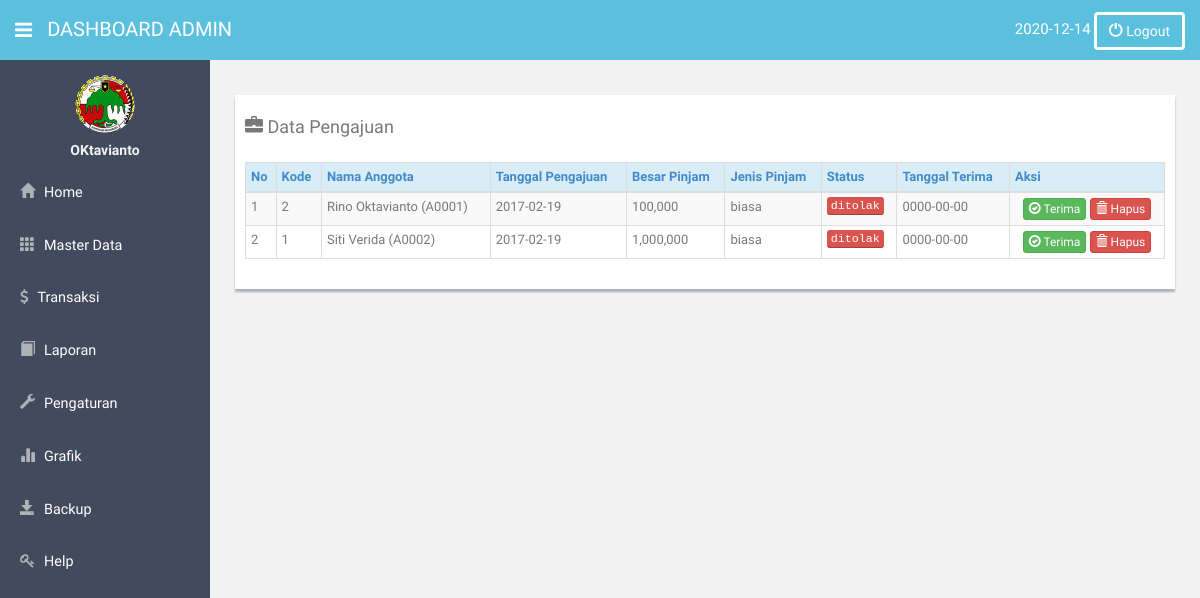
/index.php?pilih=4.4&aksi=admin (signed in), run on the app's committed database.
### tables this page shows
CREATE TABLE `t_pengajuan` (
  `kode_pengajuan` int(4) NOT NULL AUTO_INCREMENT,
  `tgl_pengajuan` date NOT NULL,
  `kode_anggota` varchar(10) NOT NULL,
  `kode_jenis_pinjam` varchar(10) NOT NULL,
  `besar_pinjam` int(11) NOT NULL,
  `tgl_acc` date NOT NULL,
  `status` varchar(12) NOT NULL,
  PRIMARY KEY (`kode_pengajuan`)
);

CREATE TABLE `t_anggota` (
  `kode_anggota` char(5) NOT NULL,
  `kode_tabungan` int(11) NOT NULL,
  `nama_anggota` varchar(50) NOT NULL,
  `alamat_anggota` varchar(100) NOT NULL,
  `jenis_kelamin` varchar(10) NOT NULL,
  `pekerjaan` varchar(50) NOT NULL,
  `tgl_masuk` date NOT NULL,
  `telp` varchar(12) NOT NULL,
  `tempat_lahir` varchar(20) NOT NULL,
  `tgl_lahir` date NOT NULL,
  `status` varchar(10) NOT NULL,
  `u_entry` varchar(50) NOT NULL,
  `tgl_entri` date NOT NULL,
  PRIMARY KEY (`kode_anggota`)
);

CREATE TABLE `t_jenis_pinjam` (
  `kode_jenis_pinjam` char(5) NOT NULL,
  `nama_pinjaman` varchar(50) NOT NULL,
  `lama_angsuran` int(11) NOT NULL,
  `maks_pinjam` double NOT NULL,
  `bunga` float NOT NULL,
  `u_entry` varchar(50) NOT NULL,
  `tgl_entri` date NOT NULL,
  PRIMARY KEY (`kode_jenis_pinjam`)
);

### pengajuan/pengajuan.php (the view, shortened to what this page needs)
<?php
$aksi=$_GET['aksi'];
if($aksi=='admin')
{
 ?>
<div class="row mt">
 <div class="col-lg-12">
  <div class="form-panel"">
   <h4 class="mb"><span class='glyphicon glyphicon-briefcase'></span> Data Pengajuan</h4>
   <form class="form-inline" role="form">
  <table class="table table-bordered table-striped table-condensed">
    <thead>
    <tr class="info">
             <th><a href="#">No</a></th>
             <th><a href="#">Kode</a></th>
             <th><a href="#">Nama Anggota</a></th>
             <th><a href="#">Tanggal Pengajuan</a></th>
             <th><a href="#">Besar Pinjam</a></th>
             <th><a href="#">Jenis Pinjam</a></th>
             <th><a href="#">Status</a></th>
             <th><a href="#">Tanggal Terima</a></th>
             <th><a>Aksi</a></th>
        </tr>
    </thead><tbody>
<?php
    $sqlku=mysql_query("SELECT * from t_pengajuan order by kode_pengajuan desc");
  $no=1;
  while($data=mysql_fetch_array($sqlku)){
?>
      <tr>
      <td><?php echo $no;?></td>
      <td><?php echo $data['kode_pengajuan'];?></td>
      <?php
      $isi=$data['kode_anggota'];
       $ang=mysql_fetch_array(mysql_query("SELECT * from t_anggota where kode_anggota='$isi'")); ?>
      <td><?php echo $ang['nama_anggota'];?> (<?php echo $isi;?>)</td>
      <td><?php echo $data['tgl_pengajuan'];?></td>
      <td><?php echo number_format($data['besar_pinjam']);?></td>
      <?php $rr=$data['kode_jenis_pinjam'];?>
    <?php $oo=mysql_fetch_array(mysql_query("SELECT*from t_jenis_pinjam where kode_jenis_pinjam='$rr'"));?>
      <td><?php echo $oo['nama_pinjaman'];?></td>
      <td><kbd style="background-color:#d9534f;"><?php echo $data['status'];?></kbd></td>
      <td><?php echo $data['tgl_acc'];?></td>
       <?php if($data['status']=='ditolak')
      {?>
        <td align="center">
        <a class="btn btn-success btn-xs" href="pengajuan/proses_pengajuan.php?proses=terima&kode_anggota=<?php echo $isi;?>&kode_pengajuan=<?php echo $data['kode_pengajuan'];?>"><i class="glyphicon glyphicon-ok-circle"></i> Terima</a>
        <a class="btn btn-danger btn-xs" href="pengajuan/proses_pengajuan.php?proses=hapus&kode_anggota=<?php echo $isi;?>&kode_pengajuan=<?php echo $data['kode_pengajuan'];?>"><i class="glyphicon glyphicon-trash"></i> Hapus</a>
        </td>
        <?php } ?>
        </tr>
<?php
  $no++;}
?>
</tbody></table></div></form>
</div>
</div>
<?php }
?>

### index.php (shortened to what this page needs)
<?php
	if(empty($_SESSION['kopname'])||empty($_SESSION['level'])){	?>
		<script>
    alert("Anda Harus Login Dahulu");
    window.location="login/login.php";
    </script>
    <?php
	}else
    {
    $pilih=$_GET['pilih'];
      switch($pilih){
        case "4.4"  : $tampil = "pengajuan/pengajuan.php"; break;
      }
?>
<!DOCTYPE html PUBLIC "-//W3C//DTD XHTML 1.0 Transitional//EN" "http://www.w3.org/TR/xhtml1/DTD/xhtml1-transitional.dtd">
<html xmlns="http://www.w3.org/1999/xhtml">
<head>
    <link href="Theme/assets/css/bootstrap.css" rel="stylesheet">
    <link href="Theme/assets/font-awesome/css/font-awesome.css" rel="stylesheet" />
    <link rel="stylesheet" type="text/css" href="Theme/assets/css/zabuto_calendar.css">
    <link rel="stylesheet" type="text/css" href="Theme/assets/js/gritter/css/jquery.gritter.css" />
    <link rel="stylesheet" type="text/css" href="Theme/assets/lineicons/style.css">
    <link href="Theme/assets/css/style.css" rel="stylesheet">
    <link href="Theme/assets/css/style-responsive.css" rel="stylesheet">
  </head>
</head>
<body>
<section id="container" >
      <?php
      if($_SESSION['level']=='admin')
      {
        echo '<header class="header" style="background-color:#5bc0de;">';
      }
      else if($_SESSION['level']=='operator')
      {
        echo '<header class="header" style="background-color:#5cb85c;">';
      }
      ?>
              <div class="sidebar-toggle-box" style="color:#fff;">
                  <div class="fa fa-bars tooltips" data-placement="right" data-original-title="Toggle Navigation"></div>
              </div>
            <a href="#" class="logo">Dashboard <?php echo $_SESSION['level'];?></a>
            <div class="top-menu">
              <ul style="float:right; margin-top:12px;">
                    <li>
                  <span style="font-size:15px;color:#FFF;"><?php echo date("Y-m-d"); ?></span>
                  <a class="logout" href="login/proses_logout.php">
                <?php
                      if($_SESSION['level']=='admin')
                      {
                        echo '<button class="btn btn-info" style="border:3px solid #fff;"><span class="glyphicon glyphicon-off"></span> Logout</button>';
                      }
                      else if($_SESSION['level']=='operator')
                      {
                        echo '<button class="btn btn-success" style="border:3px solid #fff;"><span class="glyphicon glyphicon-off"></span> Logout</button>';
                      }
                 ?>
                  </a></li>
              </ul>
            </div>
        </header>
      <aside>
          <div id="sidebar"  class="nav-collapse ">
              <?php
              if($_SESSION['level']=='admin')
              {
                ?>
                  <ul class="sidebar-menu" id="nav-accordion">
                  <p class="centered"><a href="#"><img src="logo_kop.gif" class="img-circle" width="60"></a></p>
                  <h5 class="centered"><?php echo $_SESSION['kopname'];?></h5>
                  <li class="sub-menu">
                      <a href="index.php?pilih=home">
                          <i class="glyphicon glyphicon-home"></i>
                          <span style="font-size:120%; color:#fff;">Home</span>
                      </a>
                  </li>
                  <li class="sub-menu">
                      <a href="javascript:;" >
                          <i class="glyphicon glyphicon-th"></i>
                          <span style="font-size:120%; color:#fff;">Master Data</span>
                      </a>
                  </li>
                  <li class="sub-menu">
                      <a href="index.php?pilih=2.1">
                          <i class="fa fa-dollar"></i>
                          <span style="font-size:120%; color:#fff;">Transaksi</span>
                      </a>
                  </li>
                  <li class="sub-menu">
                      <a href="javascript:;" >
                          <i class="glyphicon glyphicon-book"></i>
                          <span style="font-size:120%; color:#fff;">Laporan</span>
                      </a>
                  </li>
                  <li class="sub-menu">
                      <a href="javascript:;" >
                          <i class="glyphicon glyphicon-wrench"></i>
                          <span style="font-size:120%; color:#fff;">Pengaturan</span>
                      </a>
                  </li>
                  <li class="sub-menu">
                      <a href="column/column.php" target="_blank">
                          <i class="glyphicon glyphicon-stats"></i>
                          <span style="font-size:120%; color:#fff;">Grafik</span>
                      </a>
                  </li>
                  <li class="sub-menu">
                      <a target="_blank" href="../../../phpmyadmin/db_export.php?db=rinookta&server=1&goto=db_qbe.php&token=042086e2593b7fe8fdb99ac76bb02f97" target="_blank">
                          <i class="glyphicon glyphicon-save"></i>
                          <span style="font-size:120%; color:#fff;">Backup</span>
                      </a>
                  </li>
                  <li class="sub-menu">
                      <a href="index.php?pilih=4.5">
                          <i class="fa fa-key"></i>
                          <span style="font-size:120%; color:#fff;">Help</span>
                      </a>
                  </li>
              </ul>
                <?php
              }
              ?>
          </div>
      </aside>
      <section id="main-content">
          <section class="wrapper">
          <?php include("$tampil");?>
          </section>
      </section>
  </section>
  <?php
   } ?>

### Theme/assets/css/style.css (style rules this page uses)
body { color: #797979; background: #f2f2f2; font-family: 'Ruda', sans-serif; padding: 0px !important; margin: 0px !important; font-size:13px; }
ul li { list-style: none; }
a, a:hover, a:focus { text-decoration: none; outline: none; }
#container { width: 100%; height: 100%; }
.centered { text-align: center; }
.mt { margin-top: 25px; }
.mb { margin-bottom: 25px; }
#sidebar { width: 210px; height: 100%; position: fixed; background: #424a5d; }
#sidebar h5 { color: #f2f2f2; font-weight: 700; }
#sidebar ul li { position: relative; }
ul.sidebar-menu , ul.sidebar-menu li ul.sub { margin: -2px 0 0; padding: 0; }
ul.sidebar-menu { margin-top: 75px; }
ul.sidebar-menu li { margin-bottom: 5px; margin-left:10px; margin-right:10px; }
ul.sidebar-menu li.sub-menu { line-height: 15px; }
ul.sidebar-menu li a span { display: inline-block; }
ul.sidebar-menu li a { color: #aeb2b7; text-decoration: none; display: block; padding: 15px 0 15px 10px; font-size: 12px; outline: none; -webkit-transition: all 0.3s ease; -moz-transition: all 0.3s ease; -o-transition: all 0.3s ease; -ms-transition: all 0.3s ease; transition: all 0.3s ease; }
ul.sidebar-menu li a i { font-size: 15px; padding-right: 6px; }
#main-content { margin-left: 210px; }
.header, .footer { min-height: 60px; padding: 0 15px; }
.header { position: fixed; left: 0; right: 0; z-index: 1002; }
.wrapper { display: inline-block; margin-top: 60px; padding-left: 15px; padding-right: 15px; padding-bottom: 15px; padding-top: 0px; width: 100%; }
a.logo { font-size: 20px; color: #ffffff; float: left; margin-top: 15px; text-transform: uppercase; }
.sidebar-toggle-box { float: left; padding-right: 15px; margin-top: 20px; }
.sidebar-toggle-box .fa-bars { cursor: pointer; display: inline-block; font-size: 20px; }
.form-panel { background: #ffffff; margin: 10px; padding: 10px; box-shadow: 0px 3px 2px #aab2bd; text-align: left; }

### data on the page
t_pengajuan: kode_pengajuan "2", kode_anggota.nama_anggota "Rino Oktavianto", kode_anggota "A0001", tgl_pengajuan "2017-02-19", besar_pinjam "100,000", kode_jenis_pinjam.nama_pinjaman "biasa", status "ditolak", tgl_acc "0000-00-00"
t_pengajuan: kode_pengajuan "1", kode_anggota.nama_anggota "Siti Verida", kode_anggota "A0002", tgl_pengajuan "2017-02-19", besar_pinjam "1,000,000", kode_jenis_pinjam.nama_pinjaman "biasa", status "ditolak", tgl_acc "0000-00-00"

### other printed values
$_SESSION['level'] "ADMIN"
$_SESSION['kopname'] "OKtavianto"
